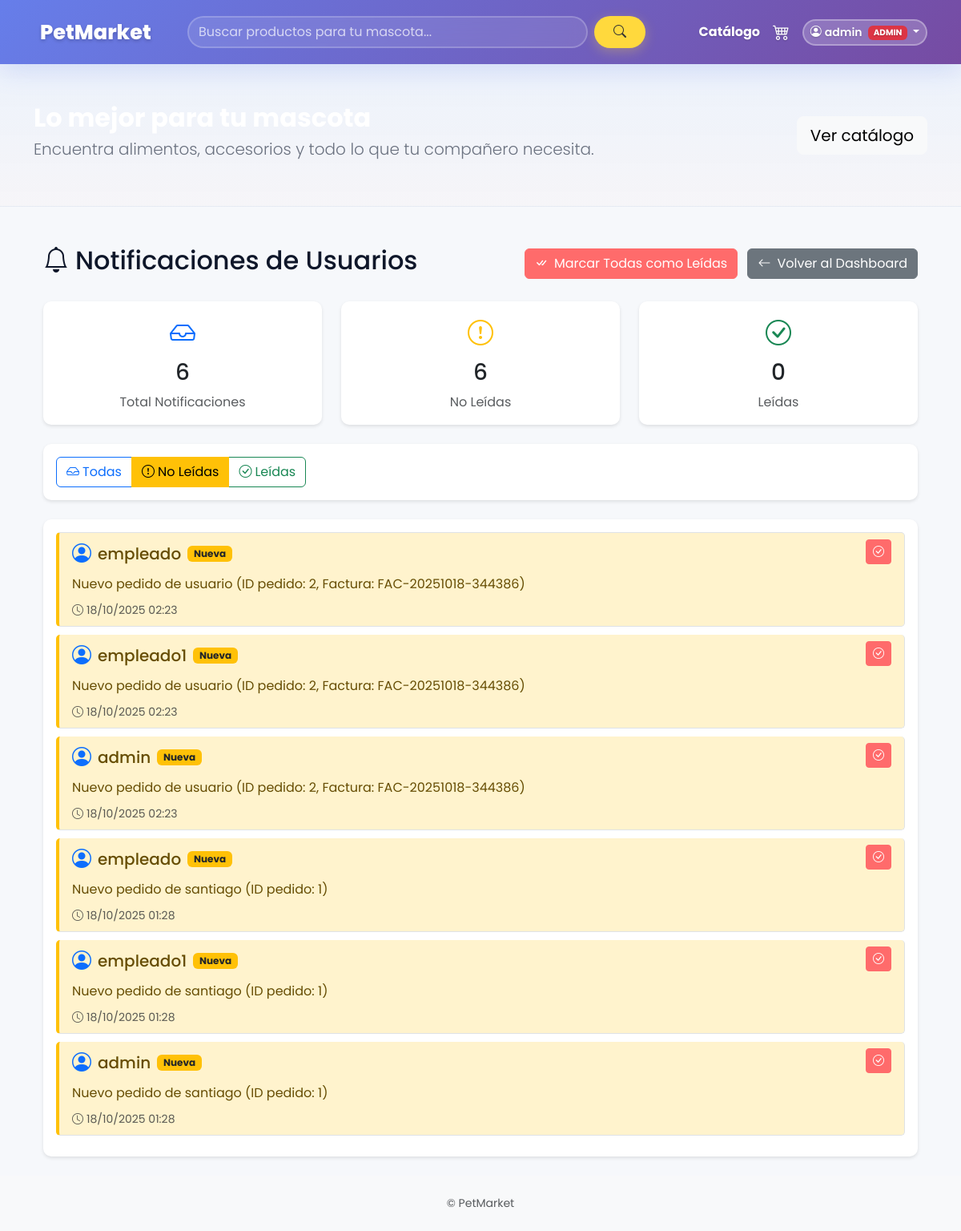
Screenshot of /empleados/notificaciones/?filtro=no_leidas (signed in) with the database file from the repository.
### accounts/models.py (models this page shows)
class CustomUser(AbstractUser):
    ROLE_CHOICES = (
        ('admin', 'Administrador'),
        ('empleado', 'Empleado'),
        ('cliente', 'Cliente'),
    )
    role = models.CharField(max_length=20, choices=ROLE_CHOICES, default='cliente')

### pedidos/models.py (models this page shows, shortened)
class Notificacion(models.Model):
	user = models.ForeignKey(settings.AUTH_USER_MODEL, on_delete=models.CASCADE, related_name="notificaciones")
	mensaje = models.TextField()
	leida = models.BooleanField(default=False)
	creada_en = models.DateTimeField(auto_now_add=True)

### empleados/views.py (the view)
# urls.py: path('notificaciones/', notificaciones_list, name='notificaciones_list'),
@login_required
def notificaciones_list(request):
    role = getattr(request.user, 'role', None)
    if not (request.user.is_superuser or role in ['empleado', 'admin']):
        return HttpResponseForbidden("No autorizado")
    filtro = request.GET.get('filtro', 'todas')
    notificaciones = Notificacion.objects.select_related('user').order_by('-creada_en')
    if filtro == 'no_leidas':
        notificaciones = notificaciones.filter(leida=False)
    elif filtro == 'leidas':
        notificaciones = notificaciones.filter(leida=True)
    stats = {
        'total': Notificacion.objects.count(),
        'no_leidas': Notificacion.objects.filter(leida=False).count(),
        'leidas': Notificacion.objects.filter(leida=True).count(),
    }
    return render(request, 'empleados/notificaciones_list.html', {
        'notificaciones': notificaciones,
        'filtro': filtro,
        'stats': stats,
    })

### petmarket/context_processors.py (called while the page is built)
def cart_count(request):
    cart = request.session.get('cart', {})
    count = sum(cart.values()) if isinstance(cart, dict) else 0
    return {'cart_count': count}

### templates/empleados/notificaciones_list.html (shortened to what this page needs)
{% extends "base.html" %}
{% load static %}
{% block content %}
<div class="container-fluid mt-4">
    <div class="row">
        <div class="col-12">
            <div class="d-flex justify-content-between align-items-center mb-4">
                <h2><i class="bi bi-bell me-2"></i>Notificaciones de Usuarios</h2>
                <div>
                    <form method="post" action="{% url 'empleados:notificacion_marcar_todas_leidas' %}" class="d-inline">
                        <button type="submit" class="btn btn-success me-2" {% if stats.no_leidas == 0 %}disabled{% endif %}>
                            <i class="bi bi-check-all me-2"></i>Marcar Todas como Leídas
                        </button>
                    </form>
                    <a href="{% url 'empleados:dashboard' %}" class="btn btn-secondary">
                        <i class="bi bi-arrow-left me-2"></i>Volver al Dashboard
                    </a>
                </div>
            </div>
            <div class="row mb-4">
                <div class="col-md-4">
                    <div class="card border-primary">
                        <div class="card-body text-center">
                            <i class="bi bi-inbox text-primary" style="font-size: 2rem;"></i>
                            <h3 class="mt-2">{{ stats.total }}</h3>
                            <p class="text-muted mb-0">Total Notificaciones</p>
                        </div>
                    </div>
                </div>
                <div class="col-md-4">
                    <div class="card border-warning">
                        <div class="card-body text-center">
                            <i class="bi bi-exclamation-circle text-warning" style="font-size: 2rem;"></i>
                            <h3 class="mt-2">{{ stats.no_leidas }}</h3>
                            <p class="text-muted mb-0">No Leídas</p>
                        </div>
                    </div>
                </div>
                <div class="col-md-4">
                    <div class="card border-success">
                        <div class="card-body text-center">
                            <i class="bi bi-check-circle text-success" style="font-size: 2rem;"></i>
                            <h3 class="mt-2">{{ stats.leidas }}</h3>
                            <p class="text-muted mb-0">Leídas</p>
                        </div>
                    </div>
                </div>
            </div>
            <div class="card mb-4">
                <div class="card-body">
                    <div class="btn-group" role="group">
                        <a href="{% url 'empleados:notificaciones_list' %}"
                           class="btn btn-outline-primary {% if filtro == 'todas' %}active{% endif %}">
                            <i class="bi bi-inbox me-1"></i>Todas
                        </a>
                        <a href="{% url 'empleados:notificaciones_list' %}?filtro=no_leidas"
                           class="btn btn-outline-warning {% if filtro == 'no_leidas' %}active{% endif %}">
                            <i class="bi bi-exclamation-circle me-1"></i>No Leídas
                        </a>
                        <a href="{% url 'empleados:notificaciones_list' %}?filtro=leidas"
                           class="btn btn-outline-success {% if filtro == 'leidas' %}active{% endif %}">
                            <i class="bi bi-check-circle me-1"></i>Leídas
                        </a>
                    </div>
                </div>
            </div>
            <div class="card">
                <div class="card-body">
                    {% if notificaciones %}
                    <div class="list-group">
                        {% for notif in notificaciones %}
                        <div class="list-group-item {% if not notif.leida %}list-group-item-warning{% endif %}">
                            <div class="d-flex w-100 justify-content-between align-items-start">
                                <div class="flex-grow-1">
                                    <div class="d-flex align-items-center mb-2">
                                        <i class="bi bi-person-circle me-2 text-primary" style="font-size: 1.5rem;"></i>
                                        <h5 class="mb-0">{{ notif.user.username }}</h5>
                                        {% if not notif.leida %}
                                        <span class="badge bg-warning text-dark ms-2">Nueva</span>
                                        {% endif %}
                                    </div>
                                    <p class="mb-2">{{ notif.mensaje }}</p>
                                    <small class="text-muted">
                                        <i class="bi bi-clock me-1"></i>{{ notif.creada_en|date:"d/m/Y H:i" }}
                                    </small>
                                </div>
                                <div class="ms-3">
                                    {% if not notif.leida %}
                                    <form method="post" action="{% url 'empleados:notificacion_marcar_leida' notif.id %}" class="d-inline">
                                        <button type="submit" class="btn btn-sm btn-success" title="Marcar como leída">
                                            <i class="bi bi-check-circle"></i>
                                        </button>
                                    </form>
                                    {% else %}
                                    <span class="badge bg-success">
                                        <i class="bi bi-check-circle me-1"></i>Leída
                                    </span>
                                    {% endif %}
                                </div>
                            </div>
                        </div>
                        {% endfor %}
                    </div>
                    {% else %}
                    <div class="alert alert-info">
                        <i class="bi bi-info-circle me-2"></i>
                        No hay notificaciones {% if filtro != 'todas' %}{{ filtro }}{% endif %}.
                    </div>
                    {% endif %}
                </div>
            </div>
        </div>
    </div>
</div>
{% endblock %}

### templates/base.html (shortened to what this page needs)
{% load static %}
<!doctype html>
<html lang="es">
  <head>
  <link href="https://cdn.jsdelivr.net/npm/bootstrap@5.3.2/dist/css/bootstrap.min.css" rel="stylesheet">
  <link rel="stylesheet" href="https://cdn.jsdelivr.net/npm/bootstrap-icons@1.11.3/font/bootstrap-icons.css">
    <link rel="stylesheet" href="{% static 'css/site.css' %}">
  </head>
  <body style="font-family: 'Poppins', system-ui, -apple-system, 'Segoe UI', Roboto, 'Helvetica Neue', Arial;">
    <nav class="navbar navbar-expand-lg navbar-dark py-3" style="background: linear-gradient(135deg, #667eea 0%, #764ba2 100%); box-shadow: 0 8px 32px rgba(102, 126, 234, 0.2);">
      <div class="container">
        <a class="navbar-brand d-flex align-items-center" href="/" style="text-decoration:none;">
          <div class="petmarket-logo-text">
            <span style="font-weight:800; color:white; font-size:1.6rem; text-shadow: 0 2px 4px rgba(0,0,0,0.2);">PetMarket</span>
          </div>
        </a>
        <div class="collapse navbar-collapse" id="mainNav">
          <div class="mx-auto my-2 my-lg-0" style="width:60%">
            <form class="d-flex" method="get" action="/productos/">
              <input class="form-control me-2" type="search" placeholder="Buscar productos para tu mascota..." aria-label="Buscar" name="q" value="{{ request.GET.q }}" style="border-radius: 25px; border: 2px solid rgba(255,255,255,0.2); background: rgba(255,255,255,0.1); color: white; backdrop-filter: blur(10px);" onFocus="this.style.background='rgba(255,255,255,0.2)'" onBlur="this.style.background='rgba(255,255,255,0.1)'">
              <button class="btn btn-warning" type="submit" style="border-radius: 25px; padding: 0.5rem 1.5rem; font-weight: 600; background: #ffd93d; border: none; color: #333; box-shadow: 0 4px 15px rgba(255, 217, 61, 0.3);">
                <i class="bi bi-search"></i>
              </button>
            </form>
          </div>
          <ul class="navbar-nav ms-auto align-items-center">
            <li class="nav-item"><a class="nav-link text-white fw-bold" href="/productos/" style="text-shadow: 0 1px 2px rgba(0,0,0,0.2); transition: all 0.3s ease;" onMouseOver="this.style.color='#ffd93d'" onMouseOut="this.style.color='white'">Catálogo</a></li>
            <li class="nav-item">
              <a class="nav-link position-relative text-white" href="/carrito/" style="font-size: 1.3rem; text-shadow: 0 1px 2px rgba(0,0,0,0.2); transition: all 0.3s ease;" onMouseOver="this.style.color='#ffd93d'" onMouseOut="this.style.color='white'">
                <i class="bi bi-cart4"></i>
              </a>
            </li>
            <li class="nav-item ms-2">
              {% if request.user.is_authenticated %}
                <div class="dropdown">
                  <a class="btn btn-sm dropdown-toggle" href="#" role="button" data-bs-toggle="dropdown" style="background: rgba(255,255,255,0.2); color: white; border: 2px solid rgba(255,255,255,0.3); border-radius: 25px; backdrop-filter: blur(10px); font-weight: 600; text-shadow: 0 1px 2px rgba(0,0,0,0.2);">
                    <i class="bi bi-person-circle me-1"></i>{{ request.user.username }}
                    {% if request.user.is_superuser or request.user.role == 'admin' %}
                      <span class="badge bg-danger ms-1" style="font-size: 0.65rem;">ADMIN</span>
                    {% elif request.user.role == 'empleado' %}
                      <span class="badge bg-info ms-1" style="font-size: 0.65rem;">EMPLEADO</span>
                    {% endif %}
                  </a>
                </div>
              {% endif %}
            </li>
          </ul>
        </div>
      </div>
    </nav>
    {% if request.resolver_match.url_name != 'index' %}
    <header class="site-hero-compact py-5 text-white">
      <div class="container">
        <div class="row align-items-center">
          <div class="col-md-8">
            <h2 class="fw-bold mb-1">Lo mejor para tu mascota</h2>
            <p class="lead mb-2">Encuentra alimentos, accesorios y todo lo que tu compañero necesita.</p>
          </div>
          <div class="col-md-4 text-md-end">
            <a href="/productos/" class="btn btn-light btn-lg">Ver catálogo</a>
          </div>
        </div>
      </div>
    </header>
    {% endif %}
    <main class="py-4">
      <div class="container">
        {% block content %}{% endblock %}
      </div>
    </main>
    <footer class="text-muted py-4 bg-light">
      <div class="container text-center small">© PetMarket</div>
    </footer>
  </body>
 </html>

### static/css/site.css (style rules this page uses)
:root { --primary: #0d6efd; --accent: #ff6b6b; --muted: #6b7280; }
body { background: #f6f8fb; color: #0f172a }
.navbar-brand { font-weight: 800; color: var(--primary) !important }
.card { border: 0; border-radius: 12px; }
.btn-success { background: var(--accent); border-color: var(--accent); }
.site-hero-compact { padding: 2.5rem 0; text-align: left; background: linear-gradient(180deg, rgba(13,110,253,0.04), rgba(255,107,107,0.02)); border-bottom: 1px solid rgba(0,0,0,0.03); }
.site-hero-compact h2 { font-weight:800 }
.site-hero-compact p { color:var(--muted) }
html { scroll-behavior: smooth; }
.navbar { transition: all 0.3s ease; }
.navbar .form-control::placeholder { color: rgba(255, 255, 255, 0.7) !important; }
.petmarket-logo-text { display: flex; align-items: center; transition: all 0.3s ease; }

### templates/empleados/notificaciones_list.html (style rules this page uses)
.card { border-radius: 10px; box-shadow: 0 2px 4px rgba(0,0,0,0.1); }
.list-group-item { border-radius: 5px !important; margin-bottom: 10px; border: 1px solid #dee2e6; }
.list-group-item-warning { background-color: #fff3cd; border-left: 4px solid #ffc107; }

### templates/base.html (style rules this page uses)
.badge { animation: pulse 2s infinite; }

### rows the page displays
CustomUser: user.username "admin"
Notificacion: user.username "empleado", leida "Nueva", mensaje "Nuevo pedido de usuario (ID pedido: 2, Factura: FAC-20251018-344386)", creada_en "18/10/2025 02:23"
Notificacion: user.username "empleado1", leida "Nueva", mensaje "Nuevo pedido de usuario (ID pedido: 2, Factura: FAC-20251018-344386)", creada_en "18/10/2025 02:23"
Notificacion: user.username "admin", leida "Nueva", mensaje "Nuevo pedido de usuario (ID pedido: 2, Factura: FAC-20251018-344386)", creada_en "18/10/2025 02:23"
Notificacion: user.username "empleado", leida "Nueva", mensaje "Nuevo pedido de santiago (ID pedido: 1)", creada_en "18/10/2025 01:28"
Notificacion: user.username "empleado1", leida "Nueva", mensaje "Nuevo pedido de santiago (ID pedido: 1)", creada_en "18/10/2025 01:28"
Notificacion: user.username "admin", leida "Nueva", mensaje "Nuevo pedido de santiago (ID pedido: 1)", creada_en "18/10/2025 01:28"

### other values shown
{{ stats.total }} "6"
{{ stats.no_leidas }} "6"
{{ stats.leidas }} "0"
